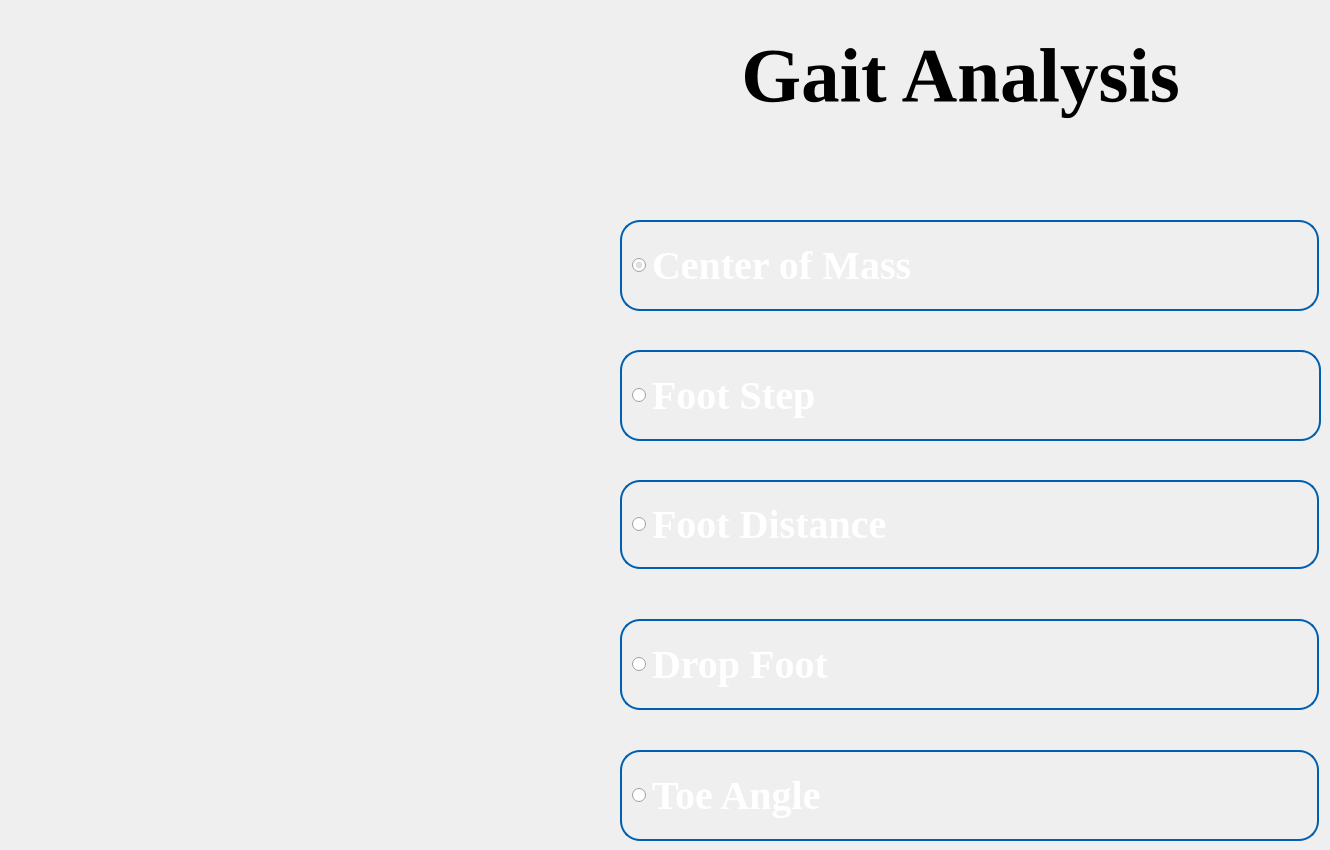
       <widget class="QWidget" name="page_8">
        <widget class="QWidget" name="verticalLayoutWidget_8">
         <property name="geometry">
          <rect>
           <x>620</x>
           <y>220</y>
           <width>699</width>
           <height>91</height>
          </rect>
         </property>
         <layout class="QVBoxLayout" name="verticalLayout_13">
          <item>
           <widget class="QRadioButton" name="radioButton">
            <property name="sizePolicy">
             <sizepolicy hsizetype="Minimum" vsizetype="Preferred">
              <horstretch>0</horstretch>
              <verstretch>0</verstretch>
             </sizepolicy>
            </property>
            <property name="font">
             <font>
              <family>Times New Roman</family>
              <pointsize>30</pointsize>
              <weight>75</weight>
              <italic>false</italic>
              <bold>true</bold>
             </font>
            </property>
            <property name="styleSheet">
             <string notr="true">QRadioButton {
    color: #ffffff;
    background-color: qlineargradient(
        x1: 0, y1: 0, x2: 0, y2: 1,
        stop: 0 #00aaff, stop: 1 #005fbb
    );
    border: 2px solid #005faf;
    border-radius: 20px;
    
    padding: 10px;
}



QRadioButton:hover {
    background-color: qlineargradient(
        x1: 0, y1: 0, x2: 0, y2: 1,
        stop: 0 #007acc, stop: 1 #003f7f
    );
}

QRadioButton:pressed {
    background-color: #003f7f;
}
</string>
            </property>
            <property name="text">
             <string>Center of Mass</string>
            </property>
            <property name="checked">
             <bool>true</bool>
            </property>
           </widget>
          </item>
         </layout>
        </widget>
        <widget class="QWidget" name="verticalLayoutWidget_9">
         <property name="geometry">
          <rect>
           <x>620</x>
           <y>350</y>
           <width>701</width>
           <height>91</height>
          </rect>
         </property>
         <layout class="QVBoxLayout" name="verticalLayout_14">
          <item>
           <widget class="QRadioButton" name="radioButton_2">
            <property name="sizePolicy">
             <sizepolicy hsizetype="Minimum" vsizetype="Preferred">
              <horstretch>0</horstretch>
              <verstretch>0</verstretch>
             </sizepolicy>
            </property>
            <property name="font">
             <font>
              <family>Times New Roman</family>
              <pointsize>30</pointsize>
              <weight>75</weight>
              <italic>false</italic>
              <bold>true</bold>
             </font>
            </property>
            <property name="styleSheet">
             <string notr="true">QRadioButton {
    color: #ffffff;
    background-color: qlineargradient(
        x1: 0, y1: 0, x2: 0, y2: 1,
        stop: 0 #00aaff, stop: 1 #005fbb
    );
    border: 2px solid #005faf;
    border-radius: 20px;
   

    padding: 10px;
}



QRadioButton:hover {
    background-color: qlineargradient(
        x1: 0, y1: 0, x2: 0, y2: 1,
        stop: 0 #007acc, stop: 1 #003f7f
    );
}

QRadioButton:pressed {
    background-color: #003f7f;
}</string>
            </property>
            <property name="text">
             <string>Foot Step</string>
            </property>
           </widget>
          </item>
         </layout>
        </widget>
        <widget class="QWidget" name="verticalLayoutWidget_10">
         <property name="geometry">
          <rect>
           <x>620</x>
           <y>480</y>
           <width>699</width>
           <height>89</height>
          </rect>
         </property>
         <layout class="QVBoxLayout" name="verticalLayout_15">
          <item>
           <widget class="QRadioButton" name="radioButton_3">
            <property name="sizePolicy">
             <sizepolicy hsizetype="Minimum" vsizetype="Preferred">
              <horstretch>0</horstretch>
              <verstretch>0</verstretch>
             </sizepolicy>
            </property>
            <property name="font">
             <font>
              <family>Times New Roman</family>
              <pointsize>30</pointsize>
              <weight>75</weight>
              <italic>false</italic>
              <bold>true</bold>
             </font>
            </property>
            <property name="styleSheet">
             <string notr="true">QRadioButton {
    color: #ffffff;
    background-color: qlineargradient(
        x1: 0, y1: 0, x2: 0, y2: 1,
        stop: 0 #00aaff, stop: 1 #005fbb
    );
    border: 2px solid #005faf;
    border-radius: 20px;
   
    padding: 10px;
}



QRadioButton:hover {
    background-color: qlineargradient(
        x1: 0, y1: 0, x2: 0, y2: 1,
        stop: 0 #007acc, stop: 1 #003f7f
    );
}

QRadioButton:pressed {
    background-color: #003f7f;
}</string>
            </property>
            <property name="text">
             <string>Foot Distance</string>
            </property>
           </widget>
          </item>
         </layout>
        </widget>
        <widget class="QWidget" name="verticalLayoutWidget_11">
         <property name="geometry">
          <rect>
           <x>620</x>
           <y>619</y>
           <width>699</width>
           <height>91</height>
          </rect>
         </property>
         <layout class="QVBoxLayout" name="verticalLayout_16">
          <item>
           <widget class="QRadioButton" name="radioButton_4">
            <property name="sizePolicy">
             <sizepolicy hsizetype="Minimum" vsizetype="Preferred">
              <horstretch>0</horstretch>
              <verstretch>0</verstretch>
             </sizepolicy>
            </property>
            <property name="font">
             <font>
              <family>Times New Roman</family>
              <pointsize>30</pointsize>
              <weight>75</weight>
              <italic>false</italic>
              <bold>true</bold>
             </font>
            </property>
            <property name="styleSheet">
             <string notr="true">QRadioButton {
    color: #ffffff;
    background-color: qlineargradient(
        x1: 0, y1: 0, x2: 0, y2: 1,
        stop: 0 #00aaff, stop: 1 #005fbb
    );
    border: 2px solid #005faf;
    border-radius: 20px;
  
    padding: 10px;
}



QRadioButton:hover {
    background-color: qlineargradient(
        x1: 0, y1: 0, x2: 0, y2: 1,
        stop: 0 #007acc, stop: 1 #003f7f
    );
}

QRadioButton:pressed {
    background-color: #003f7f;
}</string>
            </property>
            <property name="text">
             <string>Drop Foot</string>
            </property>
           </widget>
          </item>
         </layout>
        </widget>
        <widget class="QWidget" name="verticalLayoutWidget_12">
         <property name="geometry">
          <rect>
           <x>620</x>
           <y>750</y>
           <width>699</width>
           <height>91</height>
          </rect>
         </property>
         <layout class="QVBoxLayout" name="verticalLayout_17">
          <item>
           <widget class="QRadioButton" name="radioButton_5">
            <property name="sizePolicy">
             <sizepolicy hsizetype="Minimum" vsizetype="Preferred">
              <horstretch>0</horstretch>
              <verstretch>0</verstretch>
             </sizepolicy>
            </property>
            <property name="font">
             <font>
              <family>Times New Roman</family>
              <pointsize>30</pointsize>
              <weight>75</weight>
              <italic>false</italic>
              <bold>true</bold>
             </font>
            </property>
            <property name="styleSheet">
             <string notr="true">QRadioButton {
    color: #ffffff;
    background-color: qlineargradient(
        x1: 0, y1: 0, x2: 0, y2: 1,
        stop: 0 #00aaff, stop: 1 #005fbb
    );
    border: 2px solid #005faf;
    border-radius: 20px;
   
    padding: 10px;
}



QRadioButton:hover {
    background-color: qlineargradient(
        x1: 0, y1: 0, x2: 0, y2: 1,
        stop: 0 #007acc, stop: 1 #003f7f
    );
}

QRadioButton:pressed {
    background-color: #003f7f;
}</string>
            </property>
            <property name="text">
             <string>Toe Angle</string>
            </property>
           </widget>
          </item>
         </layout>
        </widget>
        <widget class="QLabel" name="label_21">
         <property name="geometry">
          <rect>
           <x>730</x>
           <y>30</y>
           <width>461</width>
           <height>91</height>
          </rect>
         </property>
         <property name="font">
          <font>
           <family>Times New Roman</family>
           <pointsize>58</pointsize>
           <weight>75</weight>
           <bold>true</bold>
          </font>
         </property>
         <property name="text">
          <string>Gait Analysis</string>
         </property>
         <property name="alignment">
          <set>Qt::AlignCenter</set>
         </property>
        </widget>
       </widget>
